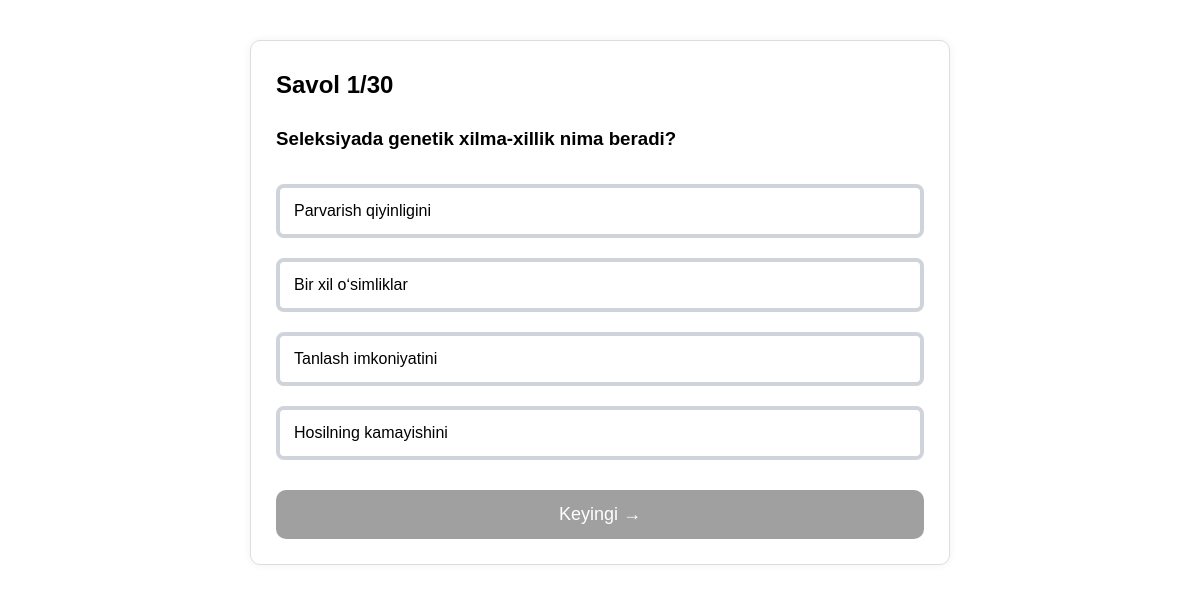
The page /subject/4/test/3/ on the database its author committed.
### tests/models.py (models this page shows, shortened)
class Question(models.Model):
    subject = models.ForeignKey(Subject, on_delete=models.CASCADE)
    text = models.TextField()

class Answer(models.Model):
    question = models.ForeignKey(Question, on_delete=models.CASCADE)
    text = models.CharField(max_length=255)
    is_correct = models.BooleanField(default=False)

### tests/views.py (the view)
# urls.py: path('subject/<int:subject_id>/test/<int:test_no>/', quiz, name='quiz'),
def quiz(request, subject_id, test_no):
    q_index_key = f'q_index_{subject_id}_{test_no}'
    score_key = f'score_{subject_id}_{test_no}'
    q_index = request.session.get(q_index_key, 0)
    subject = Subject.objects.get(id=subject_id)
    questions = Question.objects.filter(subject=subject).order_by('id')
    start = (test_no - 1) * PAGE_SIZE
    end = start + PAGE_SIZE
    group = list(questions[start:end])
    if q_index >= len(group):
        return redirect('result', subject_id=subject.id, test_no=test_no)
    question = group[q_index]
    answers = list(Answer.objects.filter(question=question))
    random.shuffle(answers)
    return render(request, 'tests/question.html', {
        'question': question,
        'answers': answers,
        'index': q_index + 1,
        'total': len(group),
        'test_no': test_no,
        'subject': subject
    })

### tests/templates/tests/question.html (shortened to what this page needs)
{% load static %}
<!DOCTYPE html>
<html lang="uz">
<head>
    <link rel="stylesheet" href="{% static 'tests/css/styles.css' %}">
</head>
<body>
<div class="card">
    <h2>Savol {{ index }}/{{ total }}</h2>
    <h3>{{ question.text }}</h3>
    <form id="quiz-form" action="{% url 'submit' subject.id test_no %}" method="POST">
        <div class="answers">
            {% for ans in answers %}
            <button
                type="button"
                class="answer-btn"
                data-id="{{ ans.id }}"
                data-correct="{{ ans.is_correct|yesno:'true,false' }}"
            >
                {{ ans.text }}
            </button>
            {% endfor %}
        </div>
        <button type="submit" id="next-btn" class="next-btn" disabled>
            Keyingi →
        </button>
    </form>
</div>
</body>
</html>

### tests/static/tests/css/styles.css (style rules this page uses)
body { font-family: Arial, sans-serif; max-width: 700px; margin: 40px auto; padding: 0 20px; line-height: 1.6; }
h1, h2, h3 { margin-top: 0; }
.card, .box { border: 1px solid #ddd; border-radius: 10px; padding: 25px; box-shadow: 0 0 8px rgba(0,0,0,0.06); }
button, a.btn { width: 100%; font-size: 18px; padding: 12px; border-radius: 8px; border: none; cursor: pointer; text-decoration: none; text-align: center; display: inline-block; }
button { background: #007bff; color: white; margin-top: 15px; }
.answers { margin-top: 20px; }
.answer-btn { width: 100%; margin: 10px 0; padding: 14px; font-size: 16px; border-radius: 8px; border: 4px solid #ced4da; background-color: #ffffff; color: #000000; cursor: pointer; text-align: left; }
.next-btn { margin-top: 20px; padding: 14px; font-size: 18px; border-radius: 10px; background: #007bff; color: white; border: none; cursor: pointer; }
.next-btn:disabled { background: #a0a0a0; cursor: not-allowed; }

### rows shown on the page
Question: text "Seleksiyada genetik xilma-xillik nima beradi?"
Answer: text "Parvarish qiyinligini"
Answer: text "Bir xil oʻsimliklar"
Answer: text "Tanlash imkoniyatini"
Answer: text "Hosilning kamayishini"

### other values the page prints
{{ index }} "1"
{{ total }} "30"
